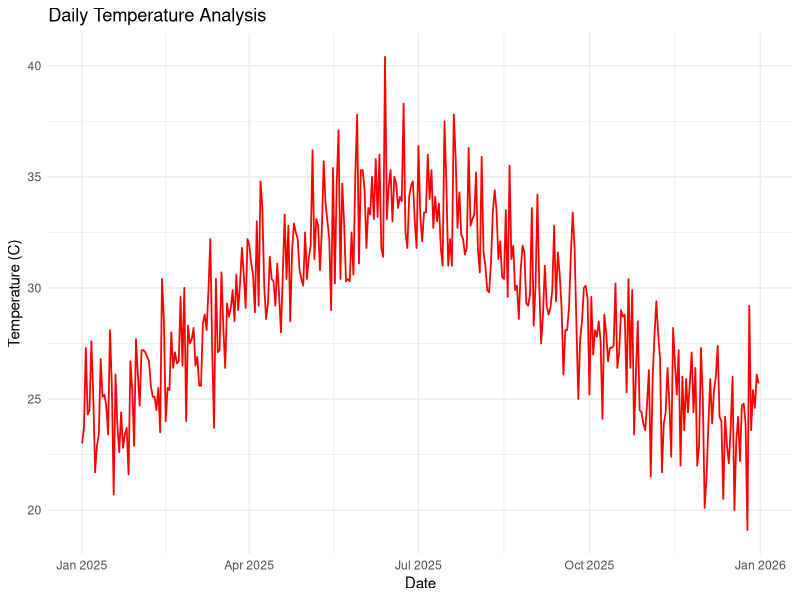
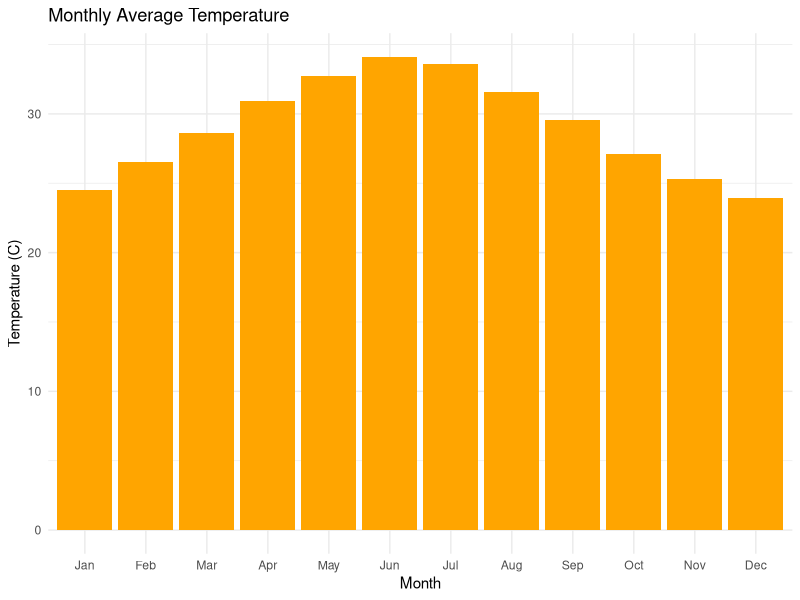
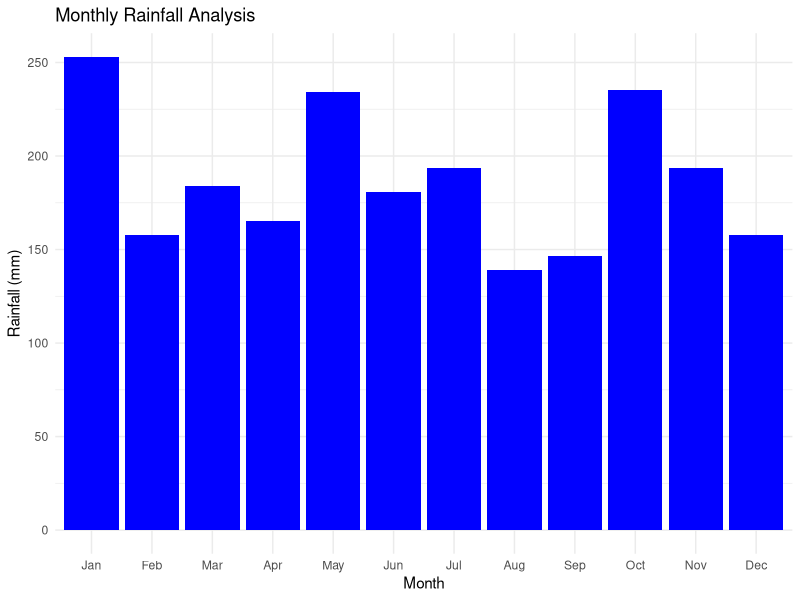
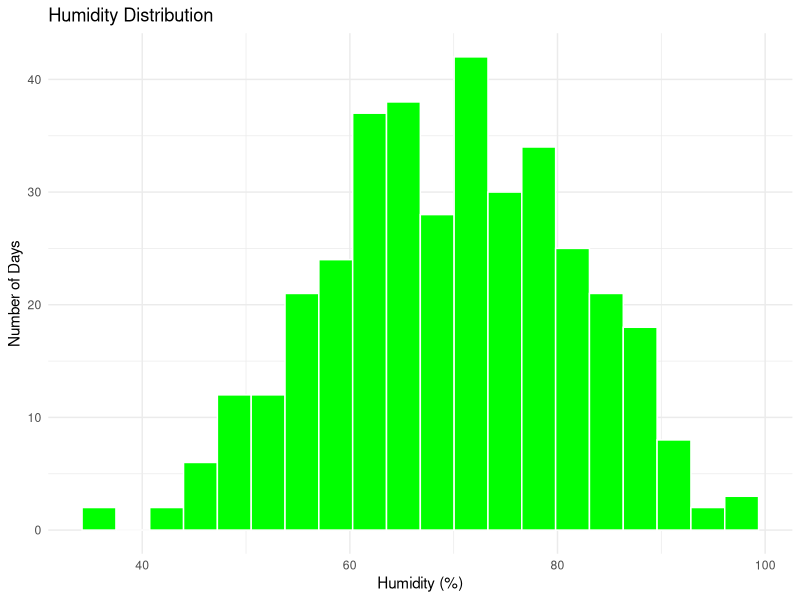
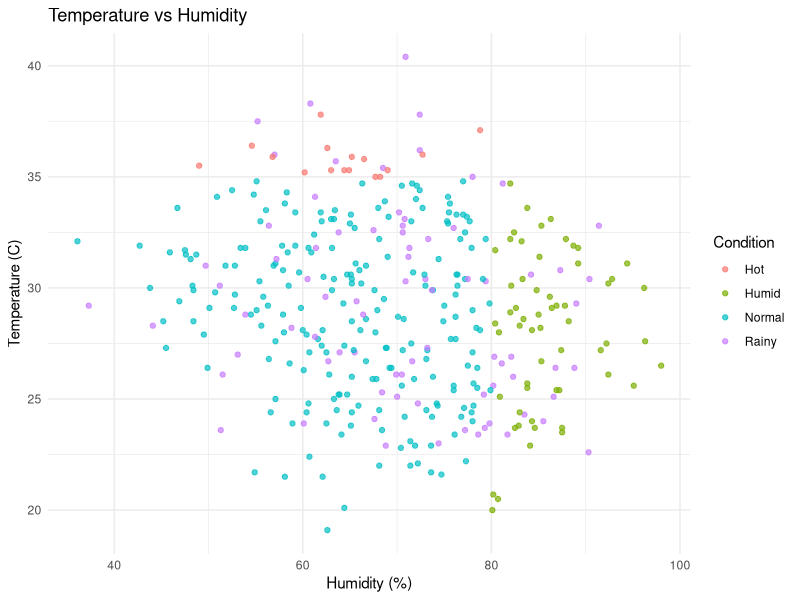
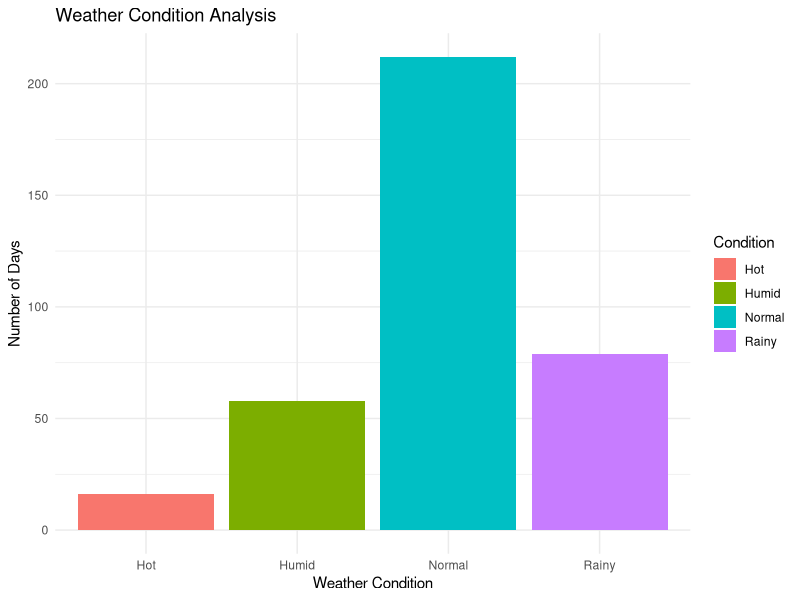
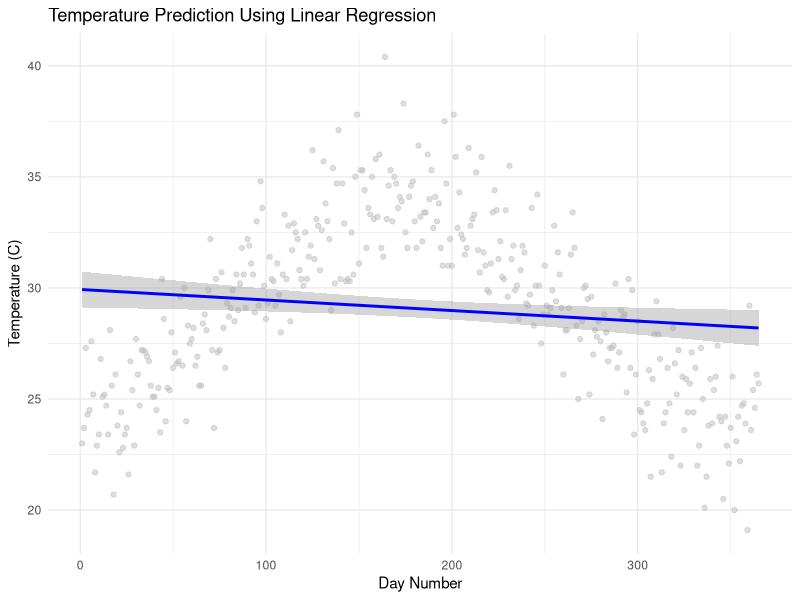
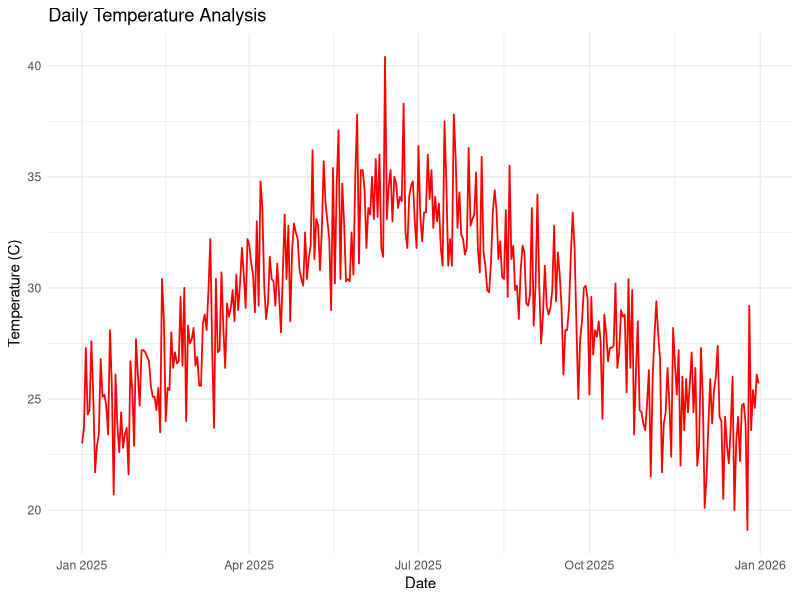

These charts were generated, in order, by the following R code:

# ==========================================
# WEATHER ANALYSIS AND PREDICTION USING R
# ==========================================

# STEP 1: INSTALL REQUIRED PACKAGES

packages <- c("ggplot2", "dplyr", "lubridate",
              "tidyr", "scales")

for (p in packages) {
  if (!requireNamespace(p, quietly = TRUE)) {
    install.packages(p)
  }
}

# STEP 2: LOAD LIBRARIES

library(ggplot2)
library(dplyr)
library(lubridate)
library(tidyr)
library(scales)

# STEP 3: CREATE OUTPUT FOLDER

if (!dir.exists("Weather_Output")) {
  dir.create("Weather_Output")
}

# STEP 4: CREATE SAMPLE WEATHER DATASET

set.seed(123)

Date <- seq(as.Date("2025-01-01"),
            as.Date("2025-12-31"),
            by = "day")

n <- length(Date)
day <- yday(Date)

weather <- data.frame(
  Date = Date,
  
  Temperature = round(
    29 + 5 * sin(2*pi*(day-80)/365) +
      rnorm(n, 0, 2), 1),
  
  Humidity = round(
    pmin(98, pmax(35,
                  70 + 12*sin(2*pi*(day+30)/365) +
                    rnorm(n, 0, 8))), 1),
  
  Rainfall = round(
    pmax(0, rnorm(n, 5, 6)), 1),
  
  WindSpeed = round(
    runif(n, 5, 25), 1)
)

# STEP 5: ADD MONTH AND SEASON

weather$Month <- factor(
  month(weather$Date, label = TRUE),
  levels = month.abb
)

weather$Season <- case_when(
  month(weather$Date) %in% c(3,4,5) ~ "Summer",
  month(weather$Date) %in% c(6,7,8,9) ~ "Monsoon",
  month(weather$Date) %in% c(10,11) ~ "Post-Monsoon",
  TRUE ~ "Winter"
)

# STEP 6: CLASSIFY WEATHER CONDITIONS

weather$Condition <- case_when(
  weather$Rainfall >= 10 ~ "Rainy",
  weather$Temperature >= 35 ~ "Hot",
  weather$Humidity >= 80 ~ "Humid",
  TRUE ~ "Normal"
)

# STEP 7: DISPLAY DATASET

cat("FIRST 10 WEATHER RECORDS\n")
print(head(weather, 10))

cat("DATASET STRUCTURE\n")
str(weather)

cat("DATASET SUMMARY\n")
print(summary(weather))

# STEP 8: STATISTICAL ANALYSIS

cat("\nWEATHER STATISTICS\n")

cat("Average Temperature:",
    mean(weather$Temperature), "C\n")

cat("Maximum Temperature:",
    max(weather$Temperature), "C\n")

cat("Minimum Temperature:",
    min(weather$Temperature), "C\n")

cat("Average Humidity:",
    mean(weather$Humidity), "%\n")

cat("Total Rainfall:",
    sum(weather$Rainfall), "mm\n")

cat("Average Wind Speed:",
    mean(weather$WindSpeed), "km/h\n")

# STEP 9: MONTHLY ANALYSIS

monthly <- weather %>%
  group_by(Month) %>%
  summarise(
    Average_Temperature = round(mean(Temperature), 2),
    Maximum_Temperature = max(Temperature),
    Minimum_Temperature = min(Temperature),
    Average_Humidity = round(mean(Humidity), 2),
    Total_Rainfall = round(sum(Rainfall), 2),
    Average_WindSpeed = round(mean(WindSpeed), 2),
    .groups = "drop"
  )

cat("\nMONTHLY WEATHER ANALYSIS\n")
print(monthly)

# STEP 10: DAILY TEMPERATURE GRAPH

p1 <- ggplot(weather, aes(Date, Temperature)) +
  geom_line(color = "red", linewidth = 0.6) +
  labs(
    title = "Daily Temperature Analysis",
    x = "Date",
    y = "Temperature (C)"
  ) +
  theme_minimal()

print(p1)

ggsave("Weather_Output/Temperature_Trend.png",
       p1, width = 9, height = 5)

# STEP 11: MONTHLY TEMPERATURE GRAPH

p2 <- ggplot(monthly,
             aes(Month, Average_Temperature)) +
  geom_col(fill = "orange") +
  labs(
    title = "Monthly Average Temperature",
    x = "Month",
    y = "Temperature (C)"
  ) +
  theme_minimal()

print(p2)

ggsave("Weather_Output/Monthly_Temperature.png",
       p2, width = 8, height = 5)

# STEP 12: RAINFALL ANALYSIS

p3 <- ggplot(monthly,
             aes(Month, Total_Rainfall)) +
  geom_col(fill = "blue") +
  labs(
    title = "Monthly Rainfall Analysis",
    x = "Month",
    y = "Rainfall (mm)"
  ) +
  theme_minimal()

print(p3)

ggsave("Weather_Output/Rainfall_Analysis.png",
       p3, width = 8, height = 5)

# STEP 13: HUMIDITY DISTRIBUTION

p4 <- ggplot(weather, aes(Humidity)) +
  geom_histogram(
    bins = 20,
    fill = "green",
    color = "white"
  ) +
  labs(
    title = "Humidity Distribution",
    x = "Humidity (%)",
    y = "Number of Days"
  ) +
  theme_minimal()

print(p4)

ggsave("Weather_Output/Humidity_Analysis.png",
       p4, width = 8, height = 5)

# STEP 14: TEMPERATURE VS HUMIDITY

p5 <- ggplot(weather,
             aes(Humidity, Temperature,
                 color = Condition)) +
  geom_point(alpha = 0.7) +
  labs(
    title = "Temperature vs Humidity",
    x = "Humidity (%)",
    y = "Temperature (C)"
  ) +
  theme_minimal()

print(p5)

ggsave("Weather_Output/Temperature_Humidity.png",
       p5, width = 8, height = 5)

# STEP 15: WEATHER CONDITION ANALYSIS

p6 <- ggplot(weather, aes(Condition,
                          fill = Condition)) +
  geom_bar() +
  labs(
    title = "Weather Condition Analysis",
    x = "Weather Condition",
    y = "Number of Days"
  ) +
  theme_minimal()

print(p6)

ggsave("Weather_Output/Weather_Conditions.png",
       p6, width = 8, height = 5)

# STEP 16: CORRELATION ANALYSIS

correlation <- cor(
  weather[, c("Temperature", "Humidity",
              "Rainfall", "WindSpeed")]
)

cat("\nCORRELATION MATRIX\n")
print(round(correlation, 2))

# STEP 17: LINEAR REGRESSION MODEL

weather$DayNumber <- 1:n

model <- lm(
  Temperature ~ DayNumber,
  data = weather
)

cat("\nLINEAR REGRESSION MODEL\n")
print(summary(model))

# STEP 18: TEMPERATURE TREND ESTIMATION

future <- data.frame(
  DayNumber = (n + 1):(n + 7)
)

future$Predicted_Temperature <-
  round(predict(model, newdata = future), 2)

future$Date <- seq(
  max(weather$Date) + 1,
  by = "day",
  length.out = 7
)

cat("\nNEXT 7 DAYS TREND-BASED ESTIMATES\n")

print(future[, c("Date",
                 "Predicted_Temperature")])

# STEP 19: REGRESSION GRAPH

p7 <- ggplot(weather,
             aes(DayNumber, Temperature)) +
  geom_point(color = "gray", alpha = 0.5) +
  geom_smooth(method = "lm",
              color = "blue",
              se = TRUE) +
  labs(
    title = "Temperature Prediction Using Linear Regression",
    x = "Day Number",
    y = "Temperature (C)"
  ) +
  theme_minimal()

print(p7)

ggsave("Weather_Output/Regression_Prediction.png",
       p7, width = 8, height = 5)

# STEP 20: SAVE DATASETS

write.csv(
  weather,
  "Weather_Output/Weather_Dataset.csv",
  row.names = FALSE
)

write.csv(
  monthly,
  "Weather_Output/Monthly_Analysis.csv",
  row.names = FALSE
)

write.csv(
  future,
  "Weather_Output/Temperature_Prediction.csv",
  row.names = FALSE
)

write.csv(
  correlation,
  "Weather_Output/Correlation_Matrix.csv"
)

# STEP 21: FINAL RESULT

cat("\n================================\n")
cat("WEATHER ANALYSIS COMPLETED!\n")
cat("Dataset created successfully.\n")
cat("Graphs generated successfully.\n")
cat("Statistical analysis completed.\n")
cat("Temperature trend estimation completed.\n")
cat("================================\n")
